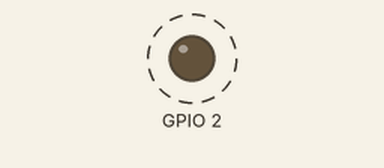
A sketch run on a simulated ESP32. Shown: output pins drawn as LEDs (lit = HIGH). Dashed ring = blinking. What the sketch prints to the serial monitor is not drawn.

Above: at 0.5 s.
Timing chart, 0 to 4.6 s (numbered marks = the images above):
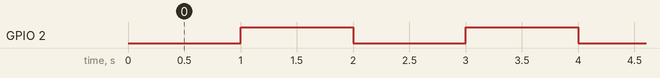

Measured:
- by itself, GPIO 2: alternates HIGH for 1.0 s and LOW for 1.0 s

The sketch:

BlinkWithMilli.ino
```cpp
unsigned long lastBlink = 0;
int blinkCount = 0;
bool ledState = false;
const int interval = 1000; // time in miliseconds

void setup() {
  pinMode(2, OUTPUT);
  Serial.begin(115200);
}

void loop() {
  unsigned long now = millis();
  if(now - lastBlink >= interval){
    lastBlink = now; // Last blink is now
    ledState = !ledState; // Turns led on or off
    digitalWrite(2, ledState);
    blinkCount++;
    Serial.print("Blink: ");
    Serial.println(blinkCount);

  }


  delay(100);
}
```
